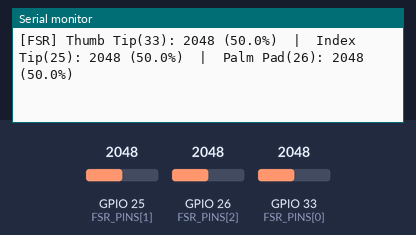
Bench run of a sketch on a simulated ESP32. Parts: the last lines printed to the serial monitor. The test bench sets the inputs (shaded band); at power-on: GPIO 26 (FSR_PINS[2]) = 2048, GPIO 25 (FSR_PINS[1]) = 2048, GPIO 33 (FSR_PINS[0]) = 2048.

Above: at 3.7 s.
3.8 s: GPIO 26 (FSR_PINS[2]) set to 1042
At 3.82 s:
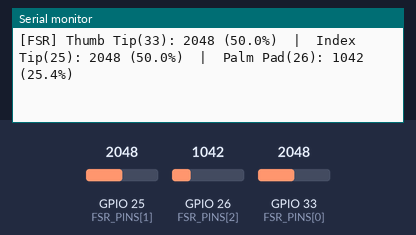
5.3 s: GPIO 26 (FSR_PINS[2]) set to 970
At 5.36 s:
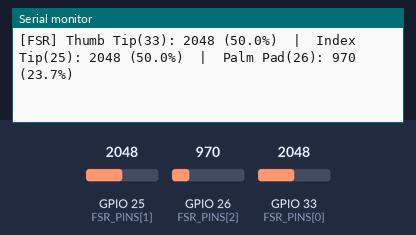

Measured:
- after the input at 3.8 s, the serial monitor: prints a new line at once (image 1)
- after the input at 5.3 s, the serial monitor: prints a new line after 0.06 s (image 2)

The sketch:

test_fsr_no_mux.ino
```cpp
// =============================================================
// Test: FSR Sensors — Direct ADC (No MUX)
// Each FSR wired directly to an ESP32 ADC pin
// with a 47kΩ pull-down voltage divider
//
// Wiring per sensor:
//   3.3V → [FSR 402] → ADC Pin + [47kΩ → GND]
//
// Expected: ~0-100 (no pressure) to ~2500-4095 (firm press)
// =============================================================

// Direct ADC pins for each FSR
// GPIO33 is on ADC1 (WiFi safe), GPIO25/26 are on ADC2
const int FSR_PINS[] = {33, 25, 26};
const char* FSR_NAMES[] = {"Thumb Tip", "Index Tip", "Palm Pad"};
const int NUM_FSR = 3;

void setup() {
  Serial.begin(115200);
  delay(1000);

  for (int i = 0; i < NUM_FSR; i++) {
    pinMode(FSR_PINS[i], INPUT);
  }

  Serial.println("=== FSR Pressure Sensor Test (Direct ADC — No MUX) ===");
  Serial.println();
  Serial.println("Wiring (per sensor):");
  Serial.println("  3.3V -> [FSR 402] -> GPIO pin + [47k -> GND]");
  Serial.println();
  Serial.println("Pin assignments:");
  for (int i = 0; i < NUM_FSR; i++) {
    Serial.print("  ");
    Serial.print(FSR_NAMES[i]);
    Serial.print(" -> GPIO ");
    Serial.println(FSR_PINS[i]);
  }
  Serial.println();
  Serial.println("NOTE: GPIO25 and GPIO26 are on ADC2 — they won't work if WiFi is active.");
  Serial.println("      For testing without WiFi, this is fine.");
  Serial.println();
  Serial.println("Press each FSR pad — values should rise from ~0 to ~4095");
  Serial.println();
}

void loop() {
  Serial.print("[FSR] ");
  for (int i = 0; i < NUM_FSR; i++) {
    int rawValue = analogRead(FSR_PINS[i]);
    float pressurePercent = (rawValue / 4095.0) * 100.0;

    Serial.print(FSR_NAMES[i]);
    Serial.print("(");
    Serial.print(FSR_PINS[i]);
    Serial.print("): ");
    Serial.print(rawValue);
    Serial.print(" (");
    Serial.print(pressurePercent, 1);
    Serial.print("%)");

    if (i < NUM_FSR - 1) Serial.print("  |  ");
  }
  Serial.println();

  delay(100);  // 10 Hz
}
```
